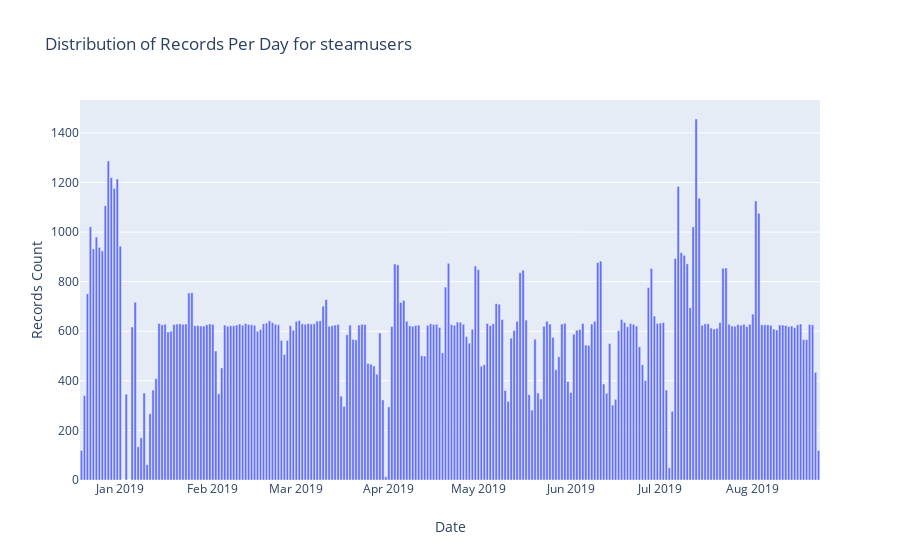

The notebook cell this image was saved under:
### Markdown cell above
## These are the number of records we have per day for the `steamusers` Mongo collection.  This is created using the `steamusers.py` script.

### Code cell
# https://plot.ly/python/bar-charts/

data = [Bar(
        x=grouped_df['date'],
        y=grouped_df['count']
    )]

layout = Layout(
        title='Distribution of Records Per Day for steamusers',
        xaxis=dict(
            title='Date'
        ),
        yaxis=dict(
            title='Records Count'
        )
    )

fig = Figure(data=data, layout=layout)

iplot(fig)

### Figure 1 — Plotly figure (JSON) as saved in the notebook; plotly's stock layout.template omitted (floating-point values rounded to 4 significant figures; data arrays with more than 128 entries replaced by an {"elided": "..."} marker saying what was removed)
{"data": [{"type": "bar", "x": {"elided": "246 str values"}, "y": {"elided": "246 int values"}}], "layout": {"title": {"text": "Distribution of Records Per Day for steamusers"}, "xaxis": {"title": {"text": "Date"}}, "yaxis": {"title": {"text": "Records Count"}}}}
